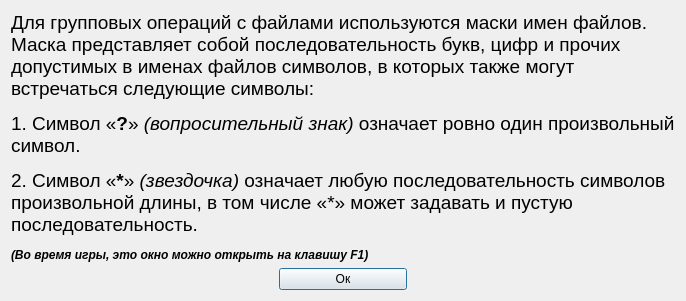
<?xml version="1.0" encoding="UTF-8"?>
<ui version="4.0">
 <class>Dialog</class>
 <widget class="QDialog" name="Dialog">
  <property name="geometry">
   <rect>
    <x>0</x>
    <y>0</y>
    <width>537</width>
    <height>271</height>
   </rect>
  </property>
  <property name="windowTitle">
   <string>Dialog</string>
  </property>
  <layout class="QGridLayout" name="gridLayout">
   <item row="0" column="0">
    <layout class="QVBoxLayout" name="verticalLayout_2">
     <item>
      <widget class="QLabel" name="label">
       <property name="text">
        <string>&lt;html&gt;&lt;head/&gt;&lt;body&gt;&lt;p&gt;&lt;span style=&quot; font-size:14pt;&quot;&gt;Для групповых операций с файлами используются маски имен файлов. &lt;br/&gt;Маска представляет собой последовательность букв, цифр и прочих &lt;br/&gt;допустимых в именах файлов символов, в которых также могут &lt;br/&gt;встречаться следующие символы:&lt;/span&gt;&lt;/p&gt;&lt;p&gt;&lt;span style=&quot; font-size:14pt;&quot;&gt;1. Символ «&lt;/span&gt;&lt;span style=&quot; font-size:14pt; font-weight:600;&quot;&gt;?&lt;/span&gt;&lt;span style=&quot; font-size:14pt;&quot;&gt;» &lt;/span&gt;&lt;span style=&quot; font-size:14pt; font-style:italic;&quot;&gt;(вопросительный знак)&lt;/span&gt;&lt;span style=&quot; font-size:14pt;&quot;&gt; означает ровно один произвольный &lt;br/&gt;символ.&lt;/span&gt;&lt;/p&gt;&lt;p&gt;&lt;span style=&quot; font-size:14pt;&quot;&gt;2. Символ «&lt;/span&gt;&lt;span style=&quot; font-size:14pt; font-weight:600;&quot;&gt;*&lt;/span&gt;&lt;span style=&quot; font-size:14pt;&quot;&gt;» &lt;/span&gt;&lt;span style=&quot; font-size:14pt; font-style:italic;&quot;&gt;(звездочка)&lt;/span&gt;&lt;span style=&quot; font-size:14pt;&quot;&gt; означает любую последовательность символов &lt;br/&gt;произвольной длины, в том числе «*» может задавать и пустую &lt;br/&gt;последовательность.&lt;/span&gt;&lt;/p&gt;&lt;p&gt;&lt;span style=&quot; font-weight:600; font-style:italic;&quot;&gt;(Во время игры, это окно можно открыть на клавишу F1)&lt;/span&gt;&lt;/p&gt;&lt;/body&gt;&lt;/html&gt;</string>
       </property>
      </widget>
     </item>
     <item>
      <layout class="QGridLayout" name="gridLayout_3">
       <item row="0" column="0">
        <widget class="QPushButton" name="okBtn">
         <property name="maximumSize">
          <size>
           <width>128</width>
           <height>16777215</height>
          </size>
         </property>
         <property name="focusPolicy">
          <enum>Qt::TabFocus</enum>
         </property>
         <property name="text">
          <string>Ок</string>
         </property>
         <property name="checkable">
          <bool>false</bool>
         </property>
         <property name="autoDefault">
          <bool>false</bool>
         </property>
         <property name="default">
          <bool>true</bool>
         </property>
         <property name="flat">
          <bool>false</bool>
         </property>
        </widget>
       </item>
      </layout>
     </item>
    </layout>
   </item>
  </layout>
 </widget>
 <resources/>
 <connections>
  <connection>
   <sender>okBtn</sender>
   <signal>clicked()</signal>
   <receiver>Dialog</receiver>
   <slot>close()</slot>
   <hints>
    <hint type="sourcelabel">
     <x>75</x>
     <y>248</y>
    </hint>
    <hint type="destinationlabel">
     <x>273</x>
     <y>138</y>
    </hint>
   </hints>
  </connection>
 </connections>
</ui>
